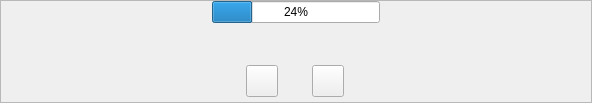
<?xml version="1.0" encoding="UTF-8"?>
<ui version="4.0">
 <class>AssetTextWidget</class>
 <widget class="QWidget" name="AssetTextWidget">
  <property name="geometry">
   <rect>
    <x>0</x>
    <y>0</y>
    <width>592</width>
    <height>103</height>
   </rect>
  </property>
  <property name="sizePolicy">
   <sizepolicy hsizetype="Expanding" vsizetype="Preferred">
    <horstretch>0</horstretch>
    <verstretch>0</verstretch>
   </sizepolicy>
  </property>
  <property name="minimumSize">
   <size>
    <width>0</width>
    <height>42</height>
   </size>
  </property>
  <property name="maximumSize">
   <size>
    <width>16777215</width>
    <height>16777215</height>
   </size>
  </property>
  <property name="windowTitle">
   <string>Form</string>
  </property>
  <property name="styleSheet">
   <string notr="true"/>
  </property>
  <layout class="QVBoxLayout" name="verticalLayout_2">
   <property name="spacing">
    <number>0</number>
   </property>
   <property name="leftMargin">
    <number>0</number>
   </property>
   <property name="topMargin">
    <number>0</number>
   </property>
   <property name="rightMargin">
    <number>0</number>
   </property>
   <property name="bottomMargin">
    <number>0</number>
   </property>
   <item>
    <widget class="QFrame" name="m_MainFrame">
     <property name="sizePolicy">
      <sizepolicy hsizetype="Expanding" vsizetype="Preferred">
       <horstretch>0</horstretch>
       <verstretch>0</verstretch>
      </sizepolicy>
     </property>
     <property name="frameShape">
      <enum>QFrame::StyledPanel</enum>
     </property>
     <property name="frameShadow">
      <enum>QFrame::Raised</enum>
     </property>
     <layout class="QHBoxLayout" name="horizontalLayout_2">
      <property name="spacing">
       <number>0</number>
      </property>
      <property name="sizeConstraint">
       <enum>QLayout::SetMinimumSize</enum>
      </property>
      <property name="leftMargin">
       <number>0</number>
      </property>
      <property name="topMargin">
       <number>0</number>
      </property>
      <property name="rightMargin">
       <number>0</number>
      </property>
      <property name="bottomMargin">
       <number>0</number>
      </property>
      <item>
       <spacer name="m_LeftSpacer">
        <property name="orientation">
         <enum>Qt::Horizontal</enum>
        </property>
        <property name="sizeHint" stdset="0">
         <size>
          <width>166</width>
          <height>20</height>
         </size>
        </property>
       </spacer>
      </item>
      <item>
       <widget class="AvatarBar" name="m_LeftAvatarBar" native="true">
        <property name="sizePolicy">
         <sizepolicy hsizetype="Fixed" vsizetype="Expanding">
          <horstretch>42</horstretch>
          <verstretch>0</verstretch>
         </sizepolicy>
        </property>
        <property name="minimumSize">
         <size>
          <width>42</width>
          <height>0</height>
         </size>
        </property>
       </widget>
      </item>
      <item>
       <layout class="QVBoxLayout" name="verticalLayout">
        <property name="spacing">
         <number>1</number>
        </property>
        <item>
         <widget class="QProgressBar" name="m_XferProgressBar">
          <property name="value">
           <number>24</number>
          </property>
         </widget>
        </item>
        <item>
         <widget class="QFrame" name="m_TextFrame">
          <property name="sizePolicy">
           <sizepolicy hsizetype="Expanding" vsizetype="Preferred">
            <horstretch>0</horstretch>
            <verstretch>0</verstretch>
           </sizepolicy>
          </property>
          <property name="frameShape">
           <enum>QFrame::NoFrame</enum>
          </property>
          <property name="frameShadow">
           <enum>QFrame::Raised</enum>
          </property>
          <layout class="QGridLayout" name="gridLayout">
           <property name="sizeConstraint">
            <enum>QLayout::SetMinimumSize</enum>
           </property>
           <property name="leftMargin">
            <number>2</number>
           </property>
           <property name="topMargin">
            <number>2</number>
           </property>
           <property name="rightMargin">
            <number>2</number>
           </property>
           <property name="bottomMargin">
            <number>2</number>
           </property>
           <property name="spacing">
            <number>2</number>
           </property>
           <item row="1" column="0">
            <widget class="VxLabel" name="m_ChatTextLabel">
             <property name="sizePolicy">
              <sizepolicy hsizetype="Expanding" vsizetype="Preferred">
               <horstretch>0</horstretch>
               <verstretch>0</verstretch>
              </sizepolicy>
             </property>
             <property name="text">
              <string/>
             </property>
             <property name="wordWrap">
              <bool>true</bool>
             </property>
            </widget>
           </item>
          </layout>
         </widget>
        </item>
        <item>
         <widget class="QFrame" name="m_TagFrame">
          <property name="sizePolicy">
           <sizepolicy hsizetype="Expanding" vsizetype="Fixed">
            <horstretch>0</horstretch>
            <verstretch>0</verstretch>
           </sizepolicy>
          </property>
          <property name="minimumSize">
           <size>
            <width>0</width>
            <height>16</height>
           </size>
          </property>
          <property name="maximumSize">
           <size>
            <width>16777215</width>
            <height>16</height>
           </size>
          </property>
          <layout class="QHBoxLayout" name="horizontalLayout_3">
           <property name="spacing">
            <number>0</number>
           </property>
           <property name="leftMargin">
            <number>0</number>
           </property>
           <property name="topMargin">
            <number>0</number>
           </property>
           <property name="rightMargin">
            <number>0</number>
           </property>
           <property name="bottomMargin">
            <number>0</number>
           </property>
           <item>
            <widget class="VxTagLabel" name="m_TagTextLabel">
             <property name="sizePolicy">
              <sizepolicy hsizetype="Expanding" vsizetype="Fixed">
               <horstretch>0</horstretch>
               <verstretch>0</verstretch>
              </sizepolicy>
             </property>
             <property name="minimumSize">
              <size>
               <width>0</width>
               <height>14</height>
              </size>
             </property>
             <property name="maximumSize">
              <size>
               <width>16777215</width>
               <height>16777215</height>
              </size>
             </property>
             <property name="text">
              <string/>
             </property>
            </widget>
           </item>
          </layout>
         </widget>
        </item>
        <item>
         <widget class="QFrame" name="m_ButtonFrame">
          <property name="sizePolicy">
           <sizepolicy hsizetype="Preferred" vsizetype="Fixed">
            <horstretch>0</horstretch>
            <verstretch>0</verstretch>
           </sizepolicy>
          </property>
          <property name="minimumSize">
           <size>
            <width>0</width>
            <height>42</height>
           </size>
          </property>
          <property name="maximumSize">
           <size>
            <width>16777215</width>
            <height>42</height>
           </size>
          </property>
          <property name="frameShape">
           <enum>QFrame::NoFrame</enum>
          </property>
          <property name="frameShadow">
           <enum>QFrame::Raised</enum>
          </property>
          <layout class="QHBoxLayout" name="horizontalLayout">
           <property name="spacing">
            <number>5</number>
           </property>
           <property name="leftMargin">
            <number>5</number>
           </property>
           <property name="topMargin">
            <number>5</number>
           </property>
           <property name="rightMargin">
            <number>5</number>
           </property>
           <property name="bottomMargin">
            <number>5</number>
           </property>
           <item>
            <widget class="VxPushButton" name="m_SendButton">
             <property name="sizePolicy">
              <sizepolicy hsizetype="Fixed" vsizetype="Fixed">
               <horstretch>0</horstretch>
               <verstretch>0</verstretch>
              </sizepolicy>
             </property>
             <property name="minimumSize">
              <size>
               <width>32</width>
               <height>32</height>
              </size>
             </property>
             <property name="maximumSize">
              <size>
               <width>32</width>
               <height>32</height>
              </size>
             </property>
             <property name="text">
              <string/>
             </property>
             <property name="iconSize">
              <size>
               <width>32</width>
               <height>32</height>
              </size>
             </property>
            </widget>
           </item>
           <item>
            <widget class="VxPushButton" name="m_ShredButton">
             <property name="sizePolicy">
              <sizepolicy hsizetype="Fixed" vsizetype="Fixed">
               <horstretch>0</horstretch>
               <verstretch>0</verstretch>
              </sizepolicy>
             </property>
             <property name="minimumSize">
              <size>
               <width>32</width>
               <height>32</height>
              </size>
             </property>
             <property name="maximumSize">
              <size>
               <width>32</width>
               <height>32</height>
              </size>
             </property>
             <property name="text">
              <string/>
             </property>
             <property name="iconSize">
              <size>
               <width>32</width>
               <height>32</height>
              </size>
             </property>
            </widget>
           </item>
          </layout>
         </widget>
        </item>
       </layout>
      </item>
      <item>
       <widget class="AvatarBar" name="m_RightAvatarBar" native="true">
        <property name="sizePolicy">
         <sizepolicy hsizetype="Fixed" vsizetype="Preferred">
          <horstretch>0</horstretch>
          <verstretch>0</verstretch>
         </sizepolicy>
        </property>
        <property name="minimumSize">
         <size>
          <width>42</width>
          <height>0</height>
         </size>
        </property>
        <property name="maximumSize">
         <size>
          <width>42</width>
          <height>16777215</height>
         </size>
        </property>
       </widget>
      </item>
      <item>
       <spacer name="m_RightSpacer">
        <property name="orientation">
         <enum>Qt::Horizontal</enum>
        </property>
        <property name="sizeHint" stdset="0">
         <size>
          <width>166</width>
          <height>20</height>
         </size>
        </property>
       </spacer>
      </item>
     </layout>
    </widget>
   </item>
  </layout>
 </widget>
 <customwidgets>
  <customwidget>
   <class>VxPushButton</class>
   <extends>QPushButton</extends>
   <header>VxPushButton.h</header>
  </customwidget>
  <customwidget>
   <class>VxLabel</class>
   <extends>QLabel</extends>
   <header>VxLabel.h</header>
  </customwidget>
  <customwidget>
   <class>AvatarBar</class>
   <extends>QWidget</extends>
   <header>AvatarBar.h</header>
   <container>1</container>
  </customwidget>
  <customwidget>
   <class>VxTagLabel</class>
   <extends>QLabel</extends>
   <header>VxTagLabel.h</header>
  </customwidget>
 </customwidgets>
 <resources/>
 <connections/>
</ui>
